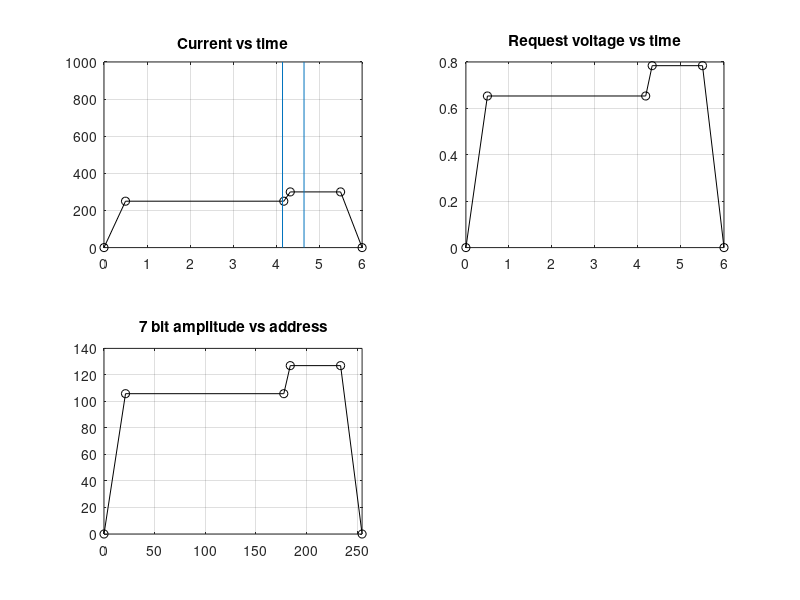

Recreate this plot in MATLAB.
% Programming the Wavetek SG
% clear all
% close all

RFpulseLength = 0.5;
RFStart = 4.15;
RFEnd = RFStart + RFpulseLength;

Ymax = 127;
Ymin = 0  ;

Xmin = 0  ;
Xmax = 255;

Ical = 382.6; % [A/V]

CurrentProgram = 10;

switch CurrentProgram
    case 8 
        I = [0,220 ,220 ,220  ,220  ,0];
        t = [0,0.5 ,4.2 ,4.4  ,5.5  ,6];
    case 9
        I = [0,220 ,220 ,310  ,310  ,0];
        t = [0,0.5 ,4.2 ,4.4  ,5.5  ,6];
    case 10
        I = [0,250 ,250  ,300   ,300  ,0];
        t = [0,0.5 ,4.18 ,4.33  ,5.5  ,6];
    case 11
        I = [0,220 ,220 ,440  ,440  ,0];
        t = [0,0.5 ,4.2 ,4.4  ,5.5  ,6];
    case 12
        I = [0,250 ,250 ,500  ,500  ,0];
        t = [0,0.5 ,4.2 ,4.4  ,5.5  ,6];
end

% Convert the desired current to voltge request level:
V = I/Ical;

% Convert request voltage and time to bits:
Y = V*(Ymax/max(V));
X = t*(Xmax/max(t));

% Plot data
figure
subplot(2,2,1)
hold on
plot(t,I,'ko-')
line([RFStart,RFStart],[0,1e3])
line([RFEnd,RFEnd],[0,1e3])
box on
title('Current vs time')
grid on

subplot(2,2,2)
plot(t,V,'ko-')
box on
title('Request voltage vs time')
grid on

subplot(2,2,3)
plot(X,Y,'ko-')
title('7 bit amplitude vs address')
xlim([Xmin,Xmax])
grid on

set(gcf,'color','w','Position',[600  60  500  550])
